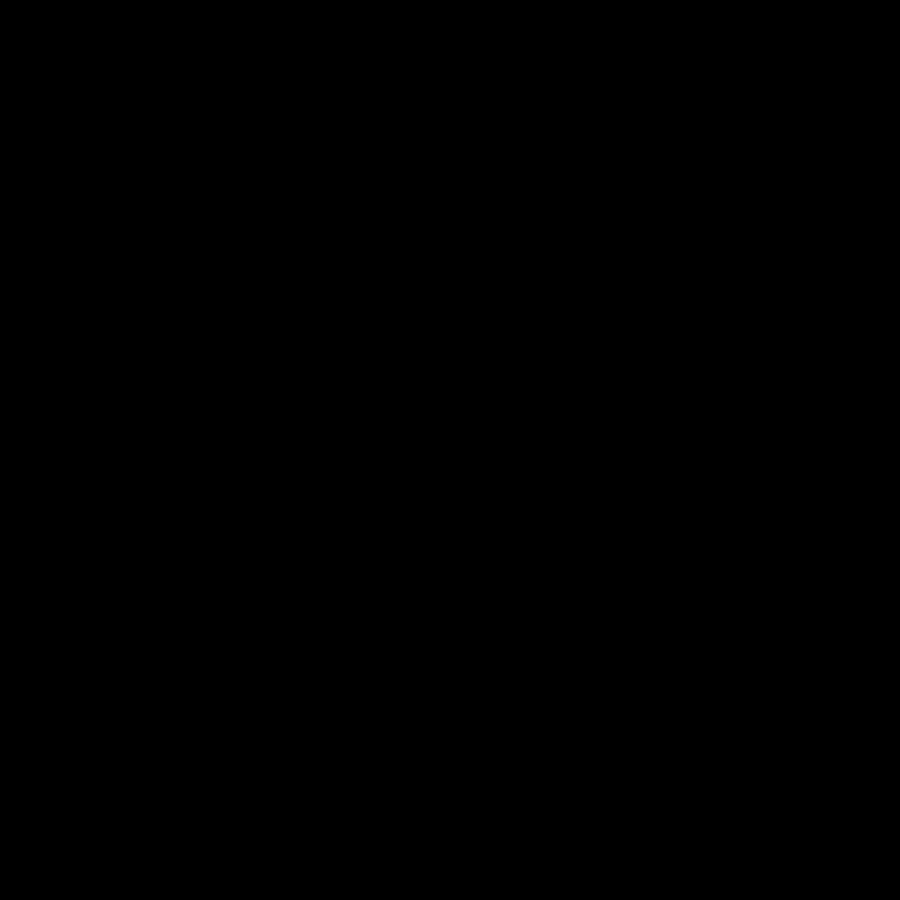
Frame 1 (no input)
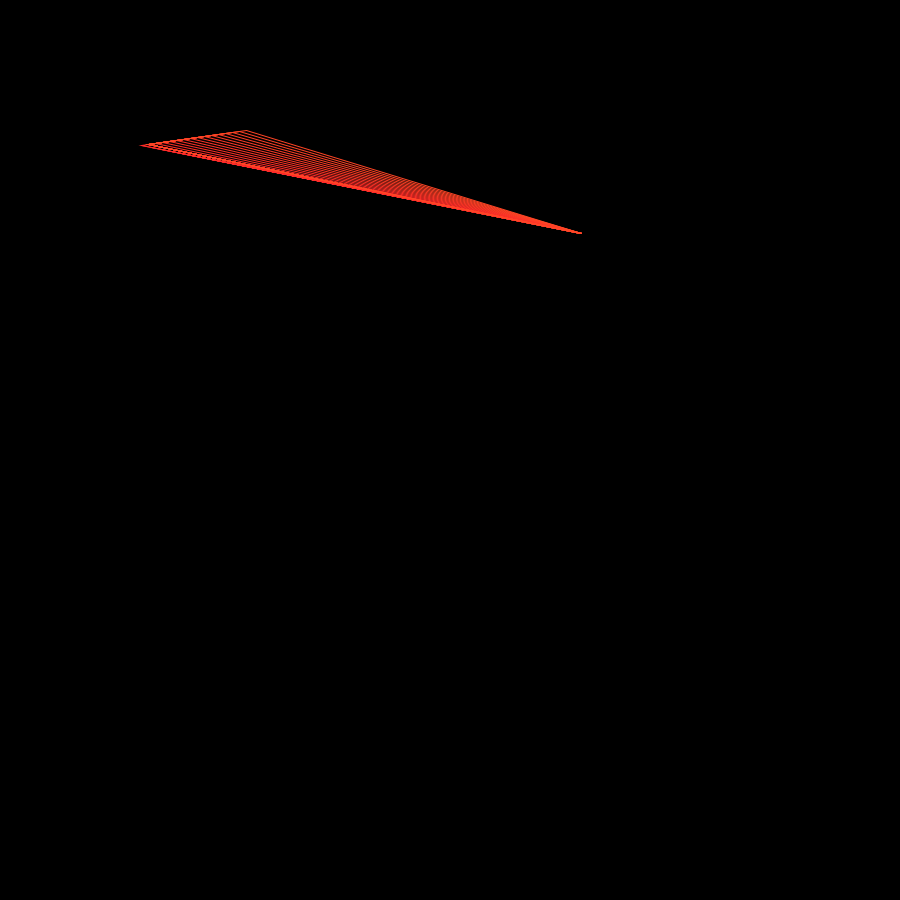
Frame 60 (the mouse pressed at the canvas centre just before this capture)
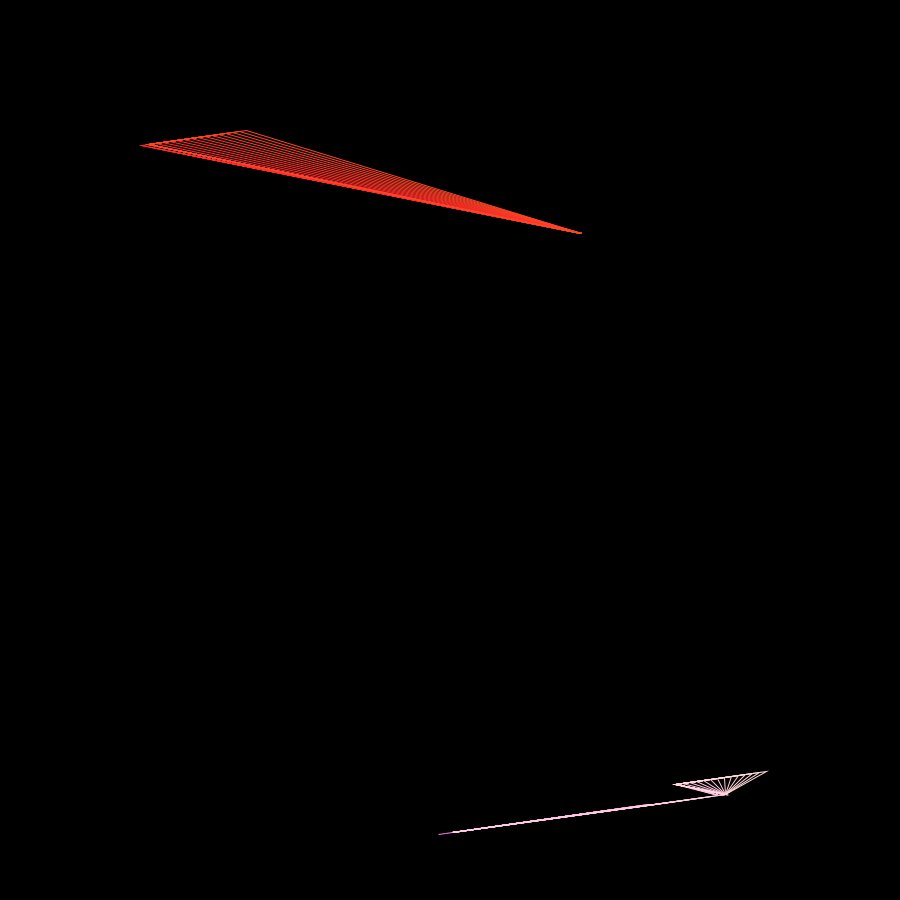
Frame 120 (the mouse held since frame 60 and released just before this capture)

The Processing sketch that drew these frames (run headless with seeded random() and noise(); from frame 60 on, the mouse is pressed at the canvas centre):

// Processing sketch: processing_185887
// ── processing_185887.pde

float x = random(0, 900); 
float y = random(0, 900);
float x2 = x;
float y2 = y;
float x3 = x;
float y3 = y;
float cutright = 900; 
float cutleft = 150; 
float jiggle = random(0.001,0.1); 

boolean cutr = true;
boolean cutl = false;
boolean contracting = true; 


void setup() { 
  background(0, 0, 0); 
  size(900, 900);
} 

void mousePressed() {
jiggle = random(0.001,0.1); 
x = random(0,900); 
y = random(0,900);
x2 = x;
y2 = y;
x3 = x;
y3 = y;
cutright = x;
cutleft = y;

} 



void draw() { 
 
 
 
 
   jiggle = jiggle + (jiggle * random(0.00000001,0.01)); 
  x = x + random(-jiggle,jiggle); 
  y = y + random(-jiggle,jiggle); 
 // if (contracting == true) {
  // fill(0,0,0,8); };
  
 fill(0,0,0,0);
 
  noStroke(); 
  rect(0,0,width,height);
  stroke((900/y)*255,(x/900)*255,(y/900)*255);
  fill(0,0,0,0);
  triangle(x,y,x2,y2,x3,y3);
  fill(255,255,255,255); 
  // if (jiggle >= 1) {
  //text(jiggle,y+50,x+50); } 

  if (x >= cutright) {  
    cutr = true;
    cutl = false;
    if (contracting == true) {
      cutleft = (cutleft + (cutright*0.2));
    } 

    if (contracting == false) {
      cutleft = (cutleft - (cutright * 0.1));
    }
    fill((900/y)*255,(x/900)*255,(y/900)*255,200);
   // rect(0,0,cutleft,height);
    x3 = x; 
    y3 = y; 
  } 
  if (x <= cutleft) {
    cutr = false;
    cutl = true; 
    if (contracting == true) {
      cutright = cutright * 0.9;
    }
    if (contracting == false) {
      cutright = cutright * 1.1;
    }
    fill((900/y)*255,(x/900)*255,(y/900)*255,200);
   // rect(cutright,0,width,height);
    x2 = x;
    y2 = y; 
  }

  if (cutr == true) { 

    x = x - 10;
    y = y - 2;
  } 

  if (cutl == true) {

    x = x + 7; 
    y = y - 1;
  } 


  if (y <= 0) {
    y = height;
    y2 = height; 
    y3 = height; 
   
  } 
  if (cutleft >= cutright || cutright <= cutleft) {
    contracting = false; 
  }
  if (cutleft <= 0 || cutright >= 900) {
  contracting = true; 
  } 
} 
